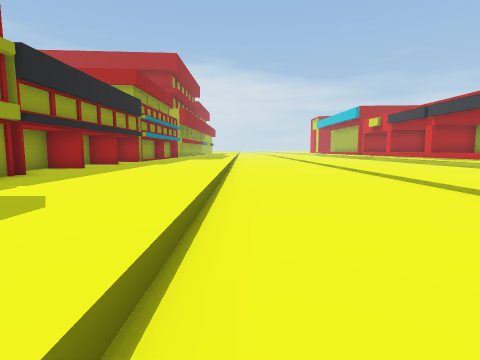
[1] (above)

17 first-person views from a walk through a Unity game level. The camera is 1.5 m above the floor, tilts 6° down and sees 80° across. The floor is counted in squares, 2 m on a side. Each view is taken from the middle of a square. On the plan, view 1 faces up. The plan holds only what a view shows up to about 10 squares ahead; the rest is blank. The place goes on beyond the plan. Some surface patterns are stand-ins.

[2]
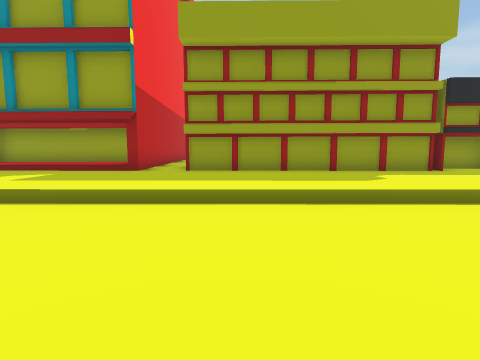

[3]
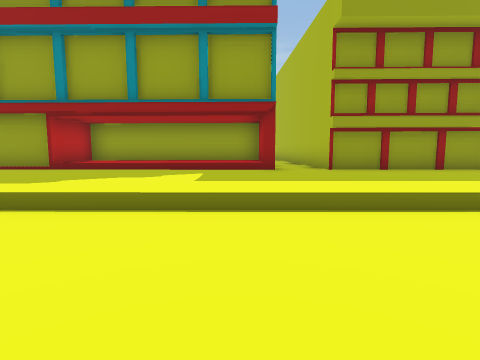

[4]
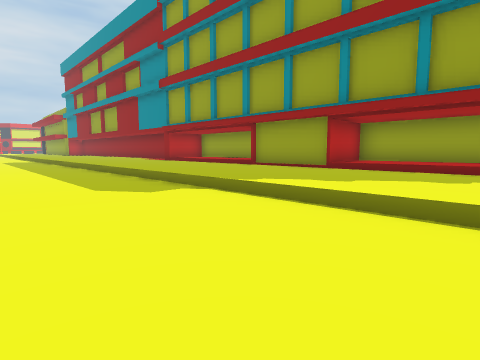

[5]
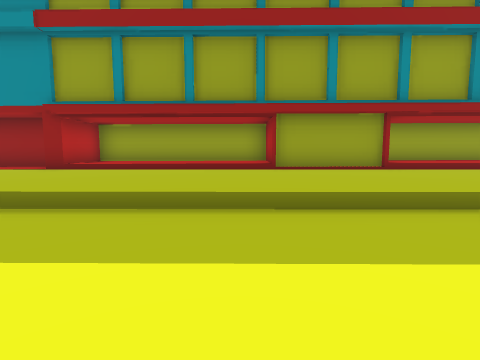

[6]
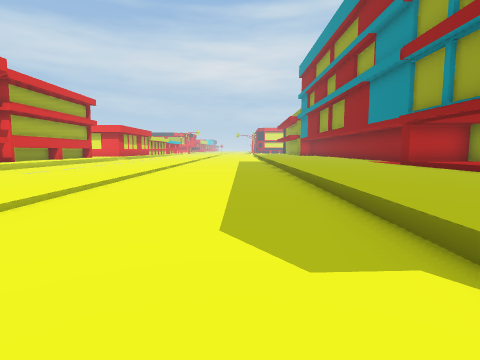

[7]
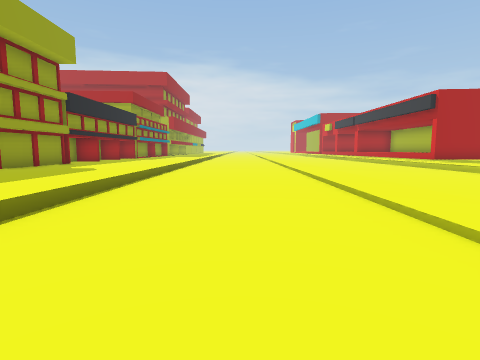

[8]
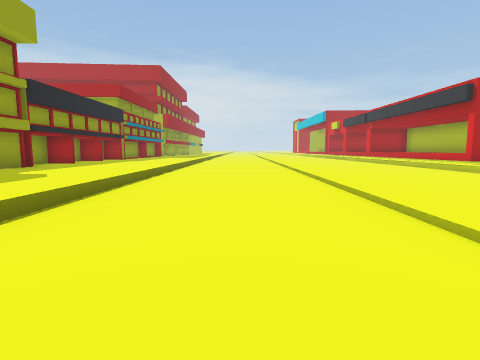

[9]
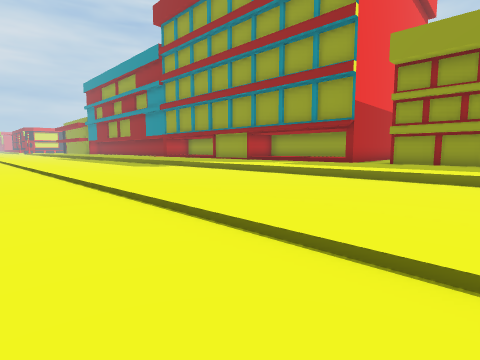

[10]
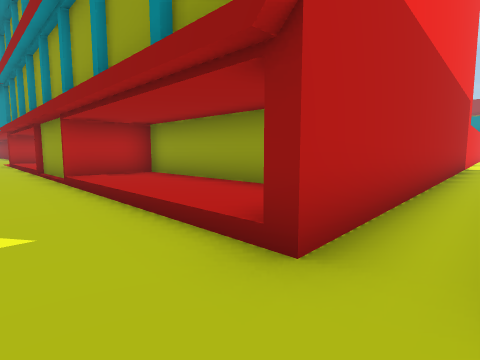

[11]
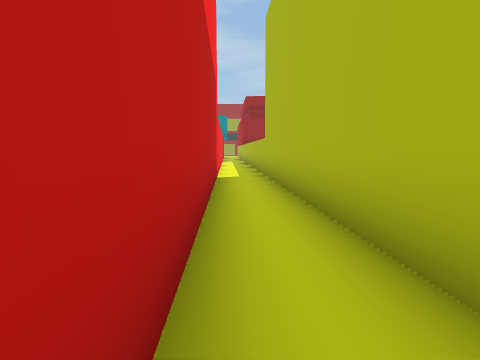

[12]
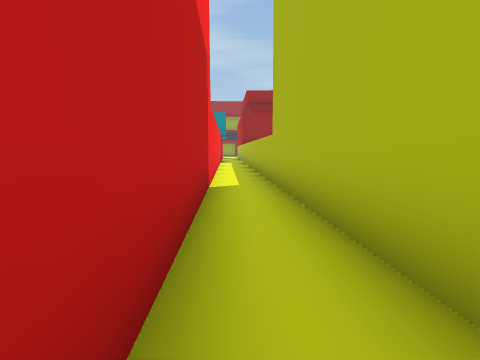

[13]
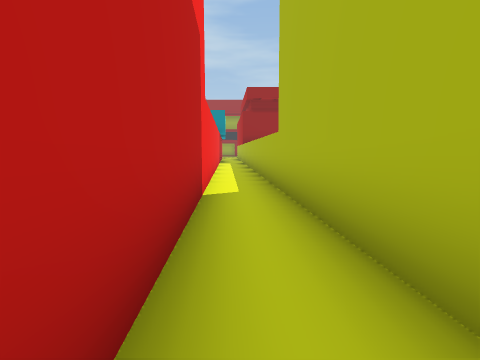

[14]
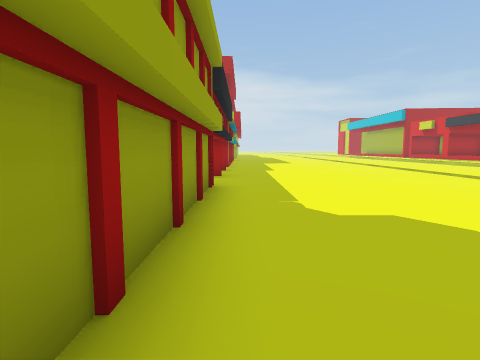

[15]
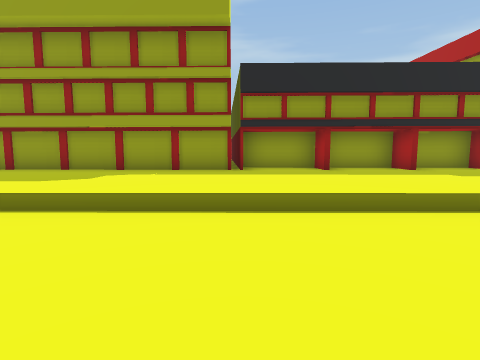

[16]
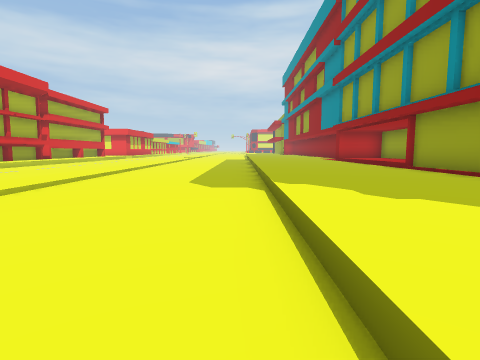

[17]
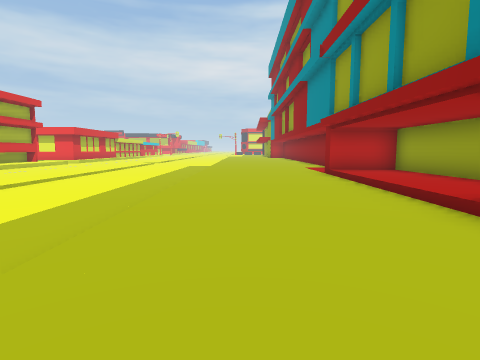

### Floor plan
Key: @ floor where view 1 was taken; # wall or solid block; . main floor; : floor 0.5 m higher than the main floor; + floor 0.75 m higher than the main floor; / step, stairs or slope.
Columns run from 19 left of view 1 to 9 right of it. Each row starts with its distance up from view 1.
 10              # ::::....//..
  9              #:::::....//..
  8              ##::::....//..
  7              #:::::....//....
  6              ##::::....//....
  5               #::::....//....
  4               #::::....//....
  3               #::::....//....
  2               #::::....//...
  1               #::::....//..
  0               #::::@...//..
 -1             ###::::....//..
 -2 ########## ::::::::....//..
 -3 ::::::::::::###::::....//..
 -4 #############++::::....//..
 -5             #++::::....//.
 -6             #++::::....//.
 -7             #++::::....//.
 -8             #++::::....//.
 -9             ###::::....//.
-10               #::::....//.
-11               #::::....//.
-12             ###::::....//..
-13             #++::::....//..
-14             #++::::....//..
-15             #++::::....//..
-16             #++::::....//...
-17             #++::::....//...
-18             ###::::....//...
-19              #:::::....//.

Where each view was taken, in squares from view 1:
view 1: 0 up, 0 right, facing up
view 2: 0 up, 4 right, facing left
view 3: 4 down, 3 right, facing left
view 4: 5 down, 3 right, facing down-left
view 5: 13 down, 3 right, facing left
view 6: 8 down, 1 right, facing down
view 7: 5 down, 2 right, facing up
view 8: 3 down, 2 right, facing up
view 9: 2 up, 7 right, facing down-left
view 10: 2 down, 3 left, facing down-left
view 11: 3 down, 9 left, facing left
view 12: 3 down, 11 left, facing left
view 13: 3 down, 12 left, facing left
view 14: 0 up, 4 left, facing up
view 15: 6 up, 3 right, facing left
view 16: 4 down, 0 right, facing down
view 17: 9 down, 2 left, facing down
